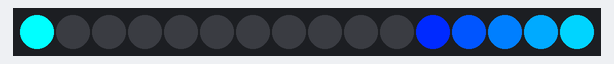
This program was run on a simulated CircuitPython board. Parts: 16 RGB LEDs in strip order, left to right.

Above: at 0.01 s.
At 4.57 s:
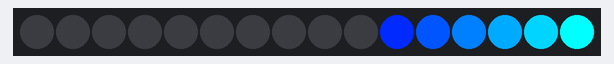
At 9.26 s:
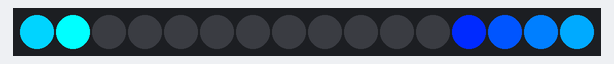
At 18.51 s:
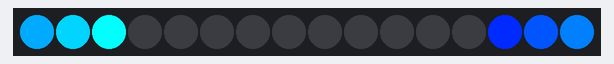
At 27.89 s:
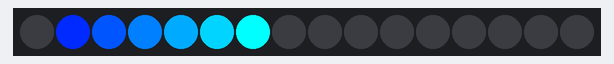
At 37.0 s:
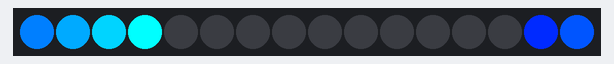

The program:

4.py
```python
import board, neopixel, time

NUM = 16
pixels = neopixel.NeoPixel(board.D18, NUM, auto_write=False)

pos = 0
trail = 6

while True:
    pixels.fill((0,0,0))

    for i in range(trail):
        index = (pos - i) % NUM
        brightness = int(255 * (1 - i/trail))
        pixels[index] = (0, brightness, 255)

    pixels.show()
    pos = (pos + 1) % NUM
    time.sleep(0.04)
```
